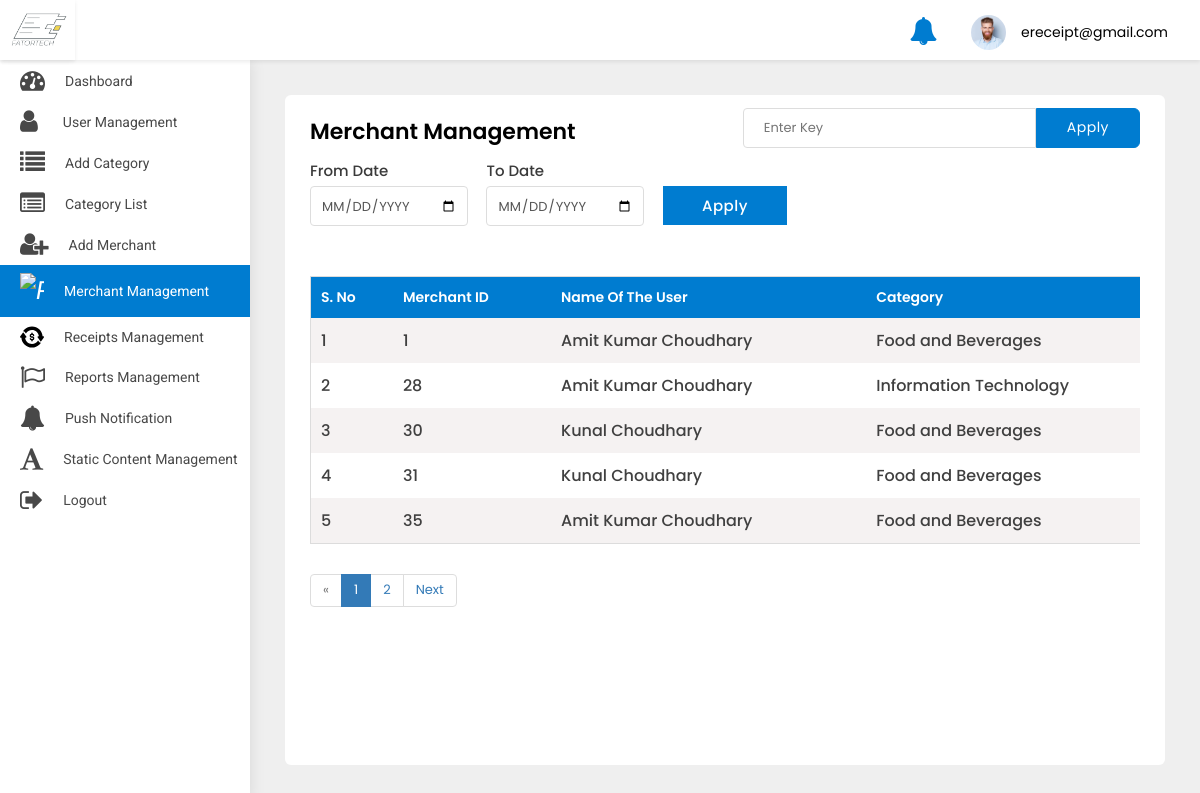
Before: /adminpanel/merchant-list/ (signed in) with the older database file.
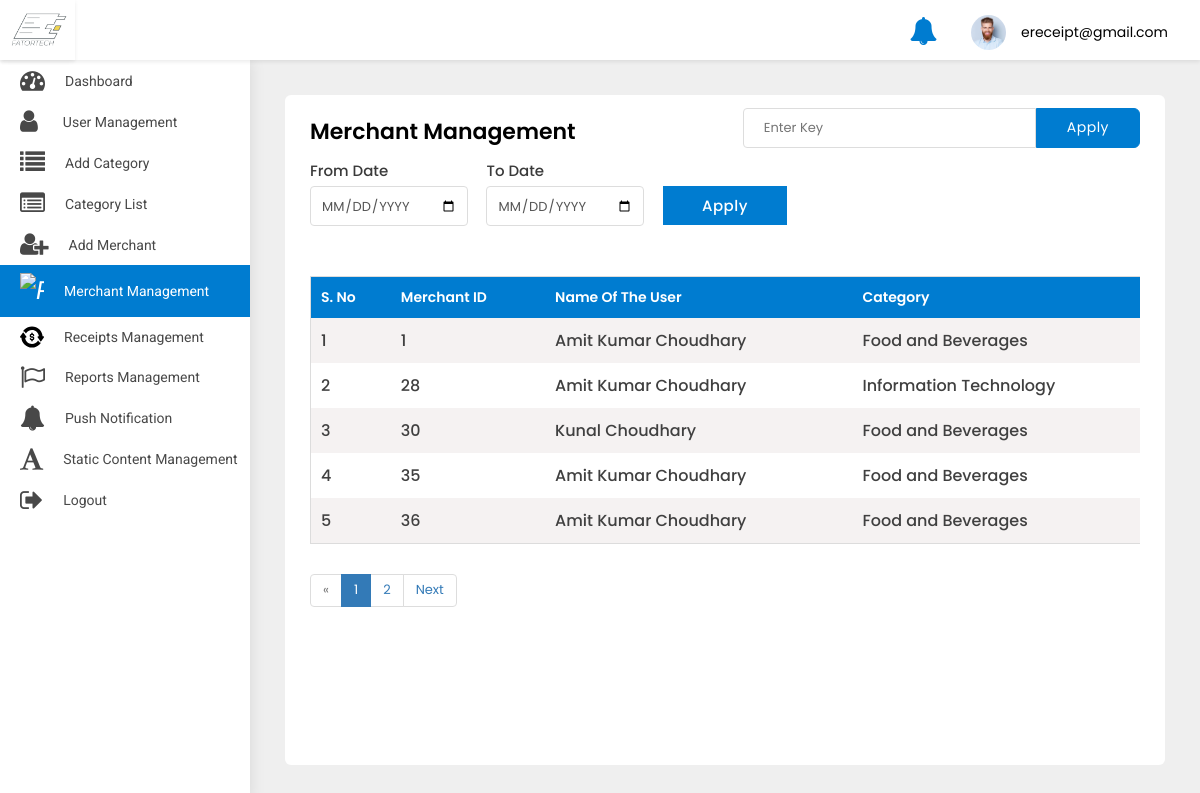
After: the same page with the newer database file.
### src/models.py (models this page shows, shortened)
class Merchant(models.Model):
    full_name = models.CharField(default='', max_length=200)
    profile_pic = models.ImageField(default='default_profile.png', null=True, blank=True)
    category = models.ForeignKey(Category, on_delete=models.CASCADE)
    email = models.EmailField()
    password = models.CharField(default='', max_length=100)
    confirm_password = models.CharField(default='', max_length=100)
    created_at = models.DateTimeField(auto_now_add=True)

class Category(models.Model):
    category_name = models.CharField(default='', max_length=100)

### adminpanel/views.py (the view)
# urls.py: path('merchant-list/', MerchantList.as_view(), name='merchant-list'),
class MerchantList(LoginRequiredMixin, ListView):
    login_url = 'adminpanel:login'
    model = Merchant
    template_name = 'merchant_list.html'
    paginate_by = 5
    def get(self, request, *args, **kwargs):
        qs = self.request.GET.get('qs')
        print('---------', qs)
        print('---------', type(qs))
        try:
            merchant = Merchant.objects.filter(email=qs)
            print('>>>>>>>>>>>>>>>>', merchant)
        except Exception as e:
            print(e)
        if qs:
            search = Merchant.objects.filter(Q(full_name__icontains=qs) |
                                             Q(category__category_name__icontains=qs) |
                                             Q(email__icontains=qs) |
                                             Q(id__icontains=qs))
            search_count = len(search)
            context = {
                'search': search,
            }
            if search:
                messages.info(self.request, str(search_count) + ' matches found')
                return render(self.request, 'merchant_list.html', context)
            else:
                messages.info(self.request, 'No results found')
                return render(self.request, 'merchant_list.html', context)
        else:
            users = Merchant.objects.all()
            myfilter = MerchantFilter(self.request.GET, queryset=users)
            users = myfilter.qs
            print(users.count())
            paginator = Paginator(users, self.paginate_by)
            page_number = self.request.GET.get('page')
            page_obj = paginator.get_page(page_number)
            context = {
                'object_list': users,
                'myfilter': myfilter,
                'pages': page_obj,
            }
            return render(self.request, "merchant_list.html", context)

### adminpanel/templates/merchant_list.html (shortened to what the changed rows need)
{% extends 'base-ereceipt.html' %}
{% block body %}
<div class="WrapperArea">
    <div class="WrapperBox">
        <div class="Small-Wrapper">
            {% if search %}
            <div class="TableList">
                <div class="dragscroll">
                    <table style="width: 150vw">
                        <thead>
                        <tr>
                            <th>S. No</th>
                            <th>User ID</th>
                            <th>Name of the user</th>
                            <th>Category</th>
                            <th>Email id</th>
                            <th>Registration Date</th>
                            <th>action</th>
                        </tr>
                        </thead>
                        <tbody>
                        {% for object in search %}
                        <tr>
                            <td>{{forloop.counter}}</td>
                            <td>{{object.id}}</td>
                            <td>{{object.full_name}}</td>
                            <td>{{object.category.category_name}}</td>
                            <td>{{object.email}}</td>
                            <td>{{object.created_at|date:'M. d, Y'}}</td>
                            <td>
                                <a class="Blue" href="{% url 'adminpanel:merchant-detail' object.id %}">
                                    <i class="fa fa-eye"></i>
                                </a>
                                <button class="Red deleteButton" value="{{object.id}}" data-toggle="modal"
                                        data-target="#DeleteModal" style="border:none;box-shadow:none;
                                                                                background:transparent;outline:0;">
                                    <i class="fa fa-trash"></i>
                                </button>
                            </td>
                        </tr>
                        {% endfor %}
                        </tbody>
                    </table>
                </div>
            </div>
            {% elif pages %}
            <div class="TableList">
                <div class="dragscroll">
                    <table style="width: 150vw">
                        <thead>
                        <tr>
                            <th>S. No</th>
                            <th>Merchant ID</th>
                            <th>Name of the user</th>
                            <th>Category</th>
                        </tr>
                        </thead>
                        <tbody>
                        {% for object in pages %}
                        <tr>
                            <td>{{forloop.counter}}</td>
                            <td>{{object.id}}</td>
                            <td>{{object.full_name}}</td>
                            <td>{{object.category.category_name}}</td>
                        </tr>
                        {% endfor %}
                        </tbody>
                    </table>
                </div>
            </div>
            {% endif %}
            {% if pages.has_other_pages %}
            <ul class="pagination">
                {% for i in pages.paginator.page_range %}
                {% if pages.number == i %}
                <li class="page-item active"><span>{{ i }} <span class="sr-only">(current)</span></span></li>
                {% else %}
                <li class="page-item"><a class="page-link" href="?page={{ i }}">{{ i }}</a></li>
                {% endif %}
                {% endfor %}
            </ul>
            {% endif %}
        </div>
    </div>
</div>
{% endblock body %}

Changed rows visible on the page:
removed Merchant: id "31", full_name "Kunal Choudhary", category.category_name "Food and Beverages"
now on this page (row unchanged): Merchant: id "36", full_name "Amit Kumar Choudhary", category.category_name "Food and Beverages"
